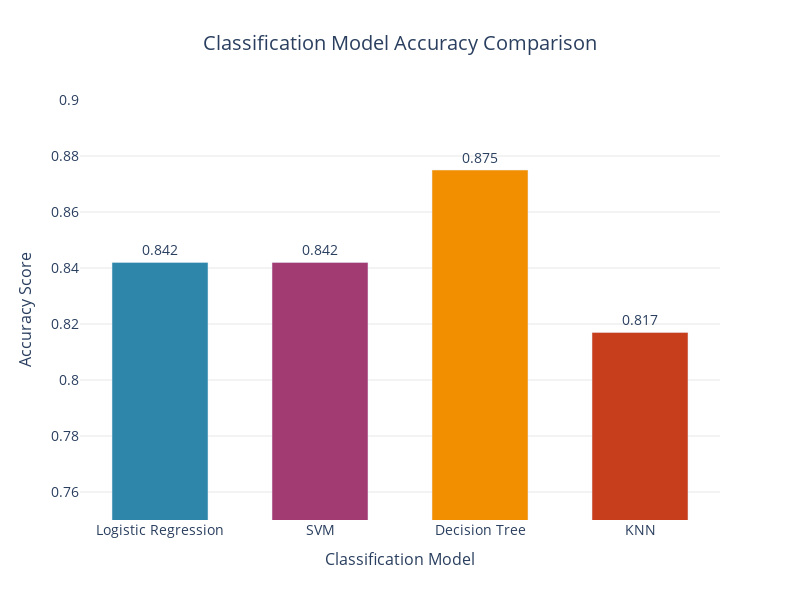

The notebook cell this image was saved under:
### Markdown cell above
Find the method performs best:

### Code cell
import pandas as pd
import plotly.express as px

# These scores are extracted from the provided Jupyter Notebook 'SpaceX-Machine-Learning-Prediction-Part-5-v1.ipynb'
# They represent the best cross-validation accuracy scores for each model.
model_accuracies = {
    'Logistic Regression': 0.842,
    'SVM': 0.842,
    'Decision Tree': 0.875,
    'KNN': 0.817
}

# Convert the dictionary to a pandas DataFrame for Plotly
df_accuracies = pd.DataFrame(list(model_accuracies.items()), columns=['Model', 'Accuracy'])

# Create a bar chart using Plotly Express with enhanced styling
fig = px.bar(df_accuracies, x='Model', y='Accuracy',
             title='Classification Model Accuracy Comparison',
             labels={'Accuracy': 'Accuracy Score', 'Model': 'Classification Model'},
             color='Model',
             color_discrete_sequence=['#2E86AB', '#A23B72', '#F18F01', '#C73E1D'],
             height=600,
             width=800)

# Enhanced styling updates - simplified approach
fig.update_layout(
    title_text='Classification Model Accuracy Comparison',
    title_font_size=20,
    title_x=0.5,  # Center the title
    xaxis_title='Classification Model',
    yaxis_title='Accuracy Score',
    font_size=12,
    showlegend=False,
    plot_bgcolor='rgba(0,0,0,0)',
    paper_bgcolor='white'
)

# Update axis fonts
fig.update_xaxes(title_font_size=16, tickfont_size=14)
fig.update_yaxes(title_font_size=16, tickfont_size=14, range=[0.75, 0.9])

# Update bars for better appearance
fig.update_traces(
    width=0.6,  # Make bars narrower
    texttemplate='%{y:.3f}',  # Show values on bars
    textposition='outside',
    textfont_size=14
)

# Add grid for better readability
fig.update_yaxes(showgrid=True, gridwidth=1, gridcolor='rgba(128,128,128,0.2)')
fig.update_xaxes(showgrid=False)

fig.show()

# Save the plot as a JSON file
fig.write_json('model_accuracy_bar_chart.json')

### Figure 1 — Plotly figure (JSON) as saved in the notebook; plotly's stock layout.template omitted (floating-point values rounded to 4 significant figures)
{"data": [{"hovertemplate": "Classification Model=%{x}<br>Accuracy Score=%{y}<extra></extra>", "legendgroup": "Logistic Regression", "marker": {"color": "#2E86AB", "pattern": {"shape": ""}}, "name": "Logistic Regression", "orientation": "v", "showlegend": true, "textfont": {"size": 14}, "textposition": "outside", "texttemplate": "%{y:.3f}", "type": "bar", "width": 0.6, "x": ["Logistic Regression"], "xaxis": "x", "y": [0.842], "yaxis": "y"}, {"hovertemplate": "Classification Model=%{x}<br>Accuracy Score=%{y}<extra></extra>", "legendgroup": "SVM", "marker": {"color": "#A23B72", "pattern": {"shape": ""}}, "name": "SVM", "orientation": "v", "showlegend": true, "textfont": {"size": 14}, "textposition": "outside", "texttemplate": "%{y:.3f}", "type": "bar", "width": 0.6, "x": ["SVM"], "xaxis": "x", "y": [0.842], "yaxis": "y"}, {"hovertemplate": "Classification Model=%{x}<br>Accuracy Score=%{y}<extra></extra>", "legendgroup": "Decision Tree", "marker": {"color": "#F18F01", "pattern": {"shape": ""}}, "name": "Decision Tree", "orientation": "v", "showlegend": true, "textfont": {"size": 14}, "textposition": "outside", "texttemplate": "%{y:.3f}", "type": "bar", "width": 0.6, "x": ["Decision Tree"], "xaxis": "x", "y": [0.875], "yaxis": "y"}, {"hovertemplate": "Classification Model=%{x}<br>Accuracy Score=%{y}<extra></extra>", "legendgroup": "KNN", "marker": {"color": "#C73E1D", "pattern": {"shape": ""}}, "name": "KNN", "orientation": "v", "showlegend": true, "textfont": {"size": 14}, "textposition": "outside", "texttemplate": "%{y:.3f}", "type": "bar", "width": 0.6, "x": ["KNN"], "xaxis": "x", "y": [0.817], "yaxis": "y"}], "layout": {"barmode": "relative", "font": {"size": 12}, "height": 600, "legend": {"title": {"text": "Classification Model"}, "tracegroupgap": 0}, "paper_bgcolor": "white", "plot_bgcolor": "rgba(0,0,0,0)", "showlegend": false, "title": {"font": {"size": 20}, "text": "Classification Model Accuracy Comparison", "x": 0.5}, "width": 800, "xaxis": {"anchor": "y", "categoryarray": ["Logistic Regression", "SVM", "Decision Tree", "KNN"], "categoryorder": "array", "domain": [0, 1], "showgrid": false, "tickfont": {"size": 14}, "title": {"font": {"size": 16}, "text": "Classification Model"}}, "yaxis": {"anchor": "x", "domain": [0, 1], "gridcolor": "rgba(128,128,128,0.2)", "gridwidth": 1, "range": [0.75, 0.9], "showgrid": true, "tickfont": {"size": 14}, "title": {"font": {"size": 16}, "text": "Accuracy Score"}}}}
